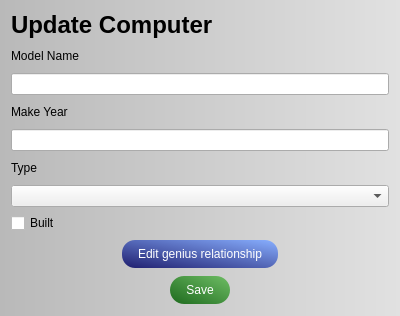
<?xml version="1.0" encoding="UTF-8"?>
<ui version="4.0">
 <class>EditComputer</class>
 <widget class="QDialog" name="EditComputer">
  <property name="geometry">
   <rect>
    <x>0</x>
    <y>0</y>
    <width>400</width>
    <height>316</height>
   </rect>
  </property>
  <property name="windowTitle">
   <string>Edit Computer</string>
  </property>
  <property name="windowIcon">
   <iconset resource="resources.qrc">
    <normaloff>:/icons/images/genius-icon.png</normaloff>:/icons/images/genius-icon.png</iconset>
  </property>
  <property name="styleSheet">
   <string notr="true">#EditComputer{
background-color: qlineargradient(spread:pad, x1:0, y1:0, x2:1, y2:0, stop:0 rgba(185, 185, 185, 255), stop:1 rgba(225, 225, 225, 255));
}</string>
  </property>
  <layout class="QVBoxLayout" name="verticalLayout">
   <item>
    <widget class="QLabel" name="label">
     <property name="text">
      <string>&lt;h1&gt;Update Computer</string>
     </property>
    </widget>
   </item>
   <item>
    <layout class="QHBoxLayout" name="horizontalLayout">
     <item>
      <widget class="QLabel" name="labelModelName">
       <property name="text">
        <string>Model Name</string>
       </property>
      </widget>
     </item>
     <item>
      <widget class="QLabel" name="labelModelNameError">
       <property name="text">
        <string/>
       </property>
      </widget>
     </item>
    </layout>
   </item>
   <item>
    <widget class="QLineEdit" name="lineEditModelName"/>
   </item>
   <item>
    <layout class="QHBoxLayout" name="horizontalLayout_2">
     <item>
      <widget class="QLabel" name="labelMakeYear">
       <property name="text">
        <string>Make Year</string>
       </property>
      </widget>
     </item>
     <item>
      <widget class="QLabel" name="labelMakeYearError">
       <property name="text">
        <string/>
       </property>
      </widget>
     </item>
    </layout>
   </item>
   <item>
    <widget class="QLineEdit" name="lineEditMakeYear"/>
   </item>
   <item>
    <layout class="QHBoxLayout" name="horizontalLayout_3">
     <item>
      <widget class="QLabel" name="labelType">
       <property name="text">
        <string>Type</string>
       </property>
      </widget>
     </item>
     <item>
      <widget class="QLabel" name="labelTypeError">
       <property name="text">
        <string/>
       </property>
      </widget>
     </item>
    </layout>
   </item>
   <item>
    <widget class="QComboBox" name="comboBoxType"/>
   </item>
   <item>
    <widget class="QCheckBox" name="checkBoxBuilt">
     <property name="text">
      <string>Built</string>
     </property>
    </widget>
   </item>
   <item alignment="Qt::AlignHCenter">
    <widget class="QPushButton" name="buttonGeniusRelationship">
     <property name="styleSheet">
      <string notr="true">#buttonGeniusRelationship {
	background-color: qlineargradient(spread:pad, x1:0, y1:1, x2:1, y2:0, stop:0.0149254 rgba(33, 33, 113, 255), stop:1 rgba(136, 175, 255, 255));
	color: rgb(255, 255 ,255);
	padding: 6px 15px;
	border: 2px solid;
	border-color: transparent;
	border-radius: 14px;
}

#buttonGeniusRelationship::hover {
	background-color: qlineargradient(spread:pad, x1:0, y1:1, x2:1, y2:0, stop:0.0149254 rgba(63 63, 113, 255), stop:1 rgba(136, 175, 255, 255));
}</string>
     </property>
     <property name="text">
      <string>Edit genius relationship</string>
     </property>
    </widget>
   </item>
   <item alignment="Qt::AlignHCenter">
    <widget class="QPushButton" name="pushButtonSave">
     <property name="styleSheet">
      <string notr="true">#pushButtonSave{
	color: rgb(255, 255, 255);
	background-color: qlineargradient(spread:pad, x1:0, y1:1, x2:1, y2:0, stop:0.0149254 rgba(31, 107, 31, 255), stop:1 rgba(110, 189, 100, 255));
	padding: 6px 15px;
	border: 2px solid;
	border-color: transparent;
	border-radius: 15px;
}

#pushButtonSave::hover {
	background-color: qlineargradient(spread:pad, x1:0, y1:1, x2:1, y2:0, stop:0.0149254 rgba(10, 35, 10, 255), stop:1 rgba(110, 189, 100, 255));
}</string>
     </property>
     <property name="text">
      <string>Save</string>
     </property>
    </widget>
   </item>
  </layout>
 </widget>
 <resources>
  <include location="resources.qrc"/>
 </resources>
 <connections/>
</ui>
